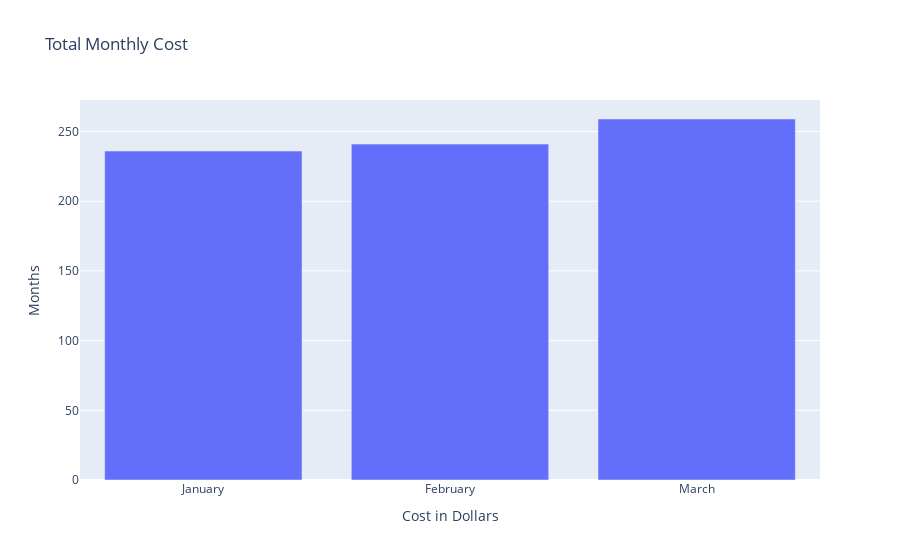

Source (notebook cell):
### Markdown cell above
#### Normal Bar Charts

### Code cell
fig = go.Figure(
                data=[go.Bar(
                    x=df['Month'],
                    y=df['Total'])
                    ],
                layout=go.Layout(title='Total Monthly Cost',xaxis=dict(title='Cost in Dollars'),yaxis=dict(title='Months')))

#pyo.plot(fig) #Plotting in new tab
pyo.iplot(fig) #Inline plot

### Figure 1 — Plotly figure (JSON) as saved in the notebook; plotly's stock layout.template omitted (floating-point values rounded to 4 significant figures)
{"data": [{"type": "bar", "x": ["January", "February", "March"], "y": [236, 241, 259]}], "layout": {"title": {"text": "Total Monthly Cost"}, "xaxis": {"title": {"text": "Cost in Dollars"}}, "yaxis": {"title": {"text": "Months"}}}}
